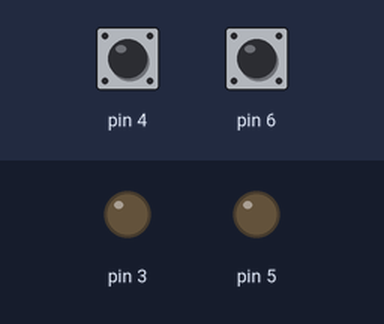
Bench run of a sketch on a simulated Arduino Uno, built with avr-gcc and run on an emulated ATmega328P. On the bench: output pins drawn as LEDs (lit = HIGH). Inputs (shaded band) come from the test bench; at power-on: pin 4 HIGH, pin 6 HIGH.

Above: at 1.2 s.
1.3 s: pin 4 pulled LOW for 0.15 s
At 1.37 s:
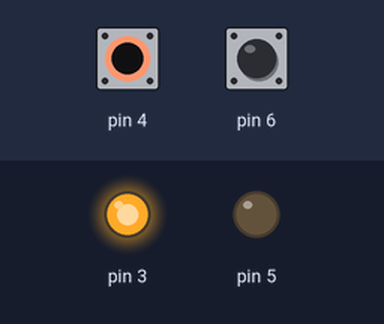
2.9 s: pin 6 pulled LOW for 0.15 s
At 2.97 s:
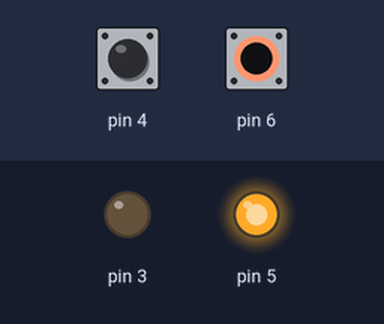
4.5 s: pin 6 pulled LOW for 3.2 s
At 8.0 s:
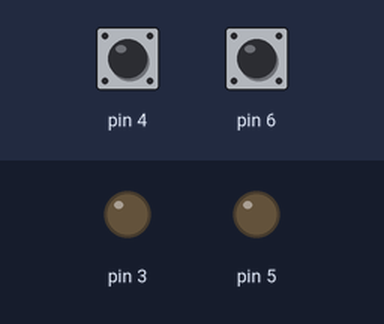
9.2 s: pin 4 pulled LOW for 3.2 s
At 10.3 s:
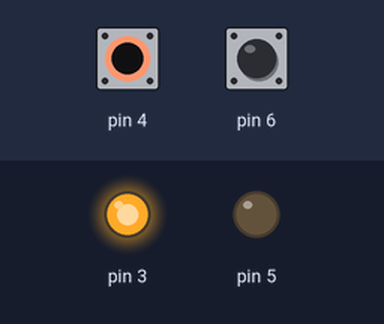
13.9 s: pin 4 driven LOW and pin 6 driven LOW
At 15.1 s:
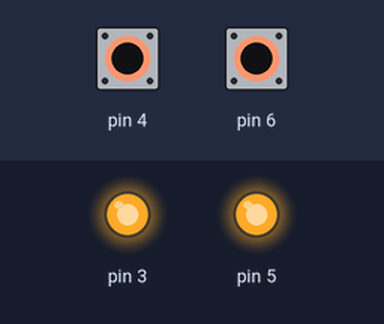
Timing chart, 0 to 16.4 s (numbered marks = the images above; inputs shaded):
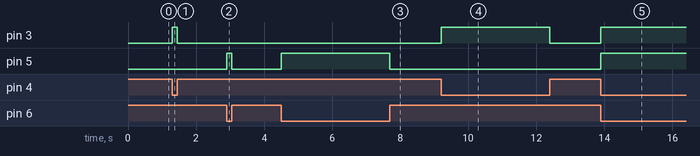

Measured:
- after the input at 1.3 s, pin 3: LOW → HIGH at once, → LOW 0.15 s later
- after the input at 2.9 s, pin 5: LOW → HIGH at once, → LOW 0.15 s later
- after the input at 4.5 s, pin 5: LOW → HIGH at once, → LOW 3.2 s later
- after the input at 9.2 s, pin 3: LOW → HIGH at once, → LOW 3.2 s later
- after the input at 13.9 s, pin 3, pin 5: LOW → HIGH at once

The sketch:

main-unit.ino
```cpp
struct
{
  byte ModBusID = 1;

} InitParams;

class cLamp {
  private:
    byte pinLamp;
    byte pinSW;
    enum state {ON,OFF};
    enum state swState;
    enum state GetSwState(){
      if (digitalRead(pinSW)==LOW) return ON;
      else return OFF;
    }
  public:
    cLamp(int L, int S) {
      pinLamp=L; pinMode(L,OUTPUT);
      pinSW=S; pinMode(S,INPUT); digitalWrite(S, HIGH);
    };
    void LampON(){digitalWrite(pinLamp, HIGH);};
    void LampOFF(){ digitalWrite(pinLamp, LOW);};
    void run(){
      if (GetSwState() != swState){
        swState=GetSwState();
        if (swState == ON) LampON();
        else LampOFF();
      };
    };
};


//cDoor Door(SensorPin, LockPin);
//cDoor Window(SensorPin, LockPin);

cLamp L1(3,4);//Лампа 1
cLamp L2(5,6);//Лампа 2
//cSensor Temp;               //Датчик температуры
//cSensor Humid;              //Датчик влажности

void setup() {


}

void loop() {
  L1.run();
  L2.run();
}
```
